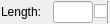
<?xml version="1.0" encoding="UTF-8"?>
<ui version="4.0">
 <class>QG_TrimAmountOptions</class>
 <widget class="QWidget" name="QG_TrimAmountOptions">
  <property name="geometry">
   <rect>
    <x>0</x>
    <y>0</y>
    <width>110</width>
    <height>24</height>
   </rect>
  </property>
  <property name="sizePolicy">
   <sizepolicy hsizetype="Maximum" vsizetype="Expanding">
    <horstretch>0</horstretch>
    <verstretch>0</verstretch>
   </sizepolicy>
  </property>
  <property name="minimumSize">
   <size>
    <width>110</width>
    <height>22</height>
   </size>
  </property>
  <property name="maximumSize">
   <size>
    <width>150</width>
    <height>24</height>
   </size>
  </property>
  <property name="windowTitle">
   <string>Trim Amount Options</string>
  </property>
  <property name="toolTip">
   <string>Distance. Negative values for trimming, positive values for extending.</string>
  </property>
  <layout class="QHBoxLayout">
   <property name="spacing">
    <number>1</number>
   </property>
   <property name="margin">
    <number>1</number>
   </property>
   <item>
    <widget class="QLabel" name="lDist">
     <property name="minimumSize">
      <size>
       <width>51</width>
       <height>0</height>
      </size>
     </property>
     <property name="text">
      <string>Length:</string>
     </property>
     <property name="wordWrap">
      <bool>false</bool>
     </property>
    </widget>
   </item>
   <item>
    <widget class="QLineEdit" name="leDist">
     <property name="sizePolicy">
      <sizepolicy hsizetype="MinimumExpanding" vsizetype="Fixed">
       <horstretch>40</horstretch>
       <verstretch>22</verstretch>
      </sizepolicy>
     </property>
     <property name="minimumSize">
      <size>
       <width>40</width>
       <height>22</height>
      </size>
     </property>
     <property name="maximumSize">
      <size>
       <width>40</width>
       <height>22</height>
      </size>
     </property>
     <property name="toolTip">
      <string>Distance. Negative values for trimming, positive values for extending. Negative sign is ignored when trimming to final total length.</string>
     </property>
    </widget>
   </item>
   <item>
    <widget class="QCheckBox" name="cbTotalLength">
     <property name="minimumSize">
      <size>
       <width>8</width>
       <height>0</height>
      </size>
     </property>
     <property name="maximumSize">
      <size>
       <width>16</width>
       <height>16777215</height>
      </size>
     </property>
     <property name="toolTip">
      <string>The input length is used as total length after trimming, instead of length increase</string>
     </property>
     <property name="text">
      <string/>
     </property>
    </widget>
   </item>
   <item>
    <widget class="Line" name="sep1">
     <property name="sizePolicy">
      <sizepolicy hsizetype="Fixed" vsizetype="Expanding">
       <horstretch>0</horstretch>
       <verstretch>0</verstretch>
      </sizepolicy>
     </property>
     <property name="minimumSize">
      <size>
       <width>2</width>
       <height>0</height>
      </size>
     </property>
     <property name="maximumSize">
      <size>
       <width>2</width>
       <height>16777215</height>
      </size>
     </property>
     <property name="frameShape">
      <enum>QFrame::VLine</enum>
     </property>
     <property name="frameShadow">
      <enum>QFrame::Sunken</enum>
     </property>
    </widget>
   </item>
  </layout>
 </widget>
 <layoutdefault spacing="6" margin="11"/>
 <resources/>
 <connections>
  <connection>
   <sender>leDist</sender>
   <signal>textChanged(QString)</signal>
   <receiver>QG_TrimAmountOptions</receiver>
   <slot>updateDist(QString)</slot>
   <hints>
    <hint type="sourcelabel">
     <x>20</x>
     <y>20</y>
    </hint>
    <hint type="destinationlabel">
     <x>20</x>
     <y>20</y>
    </hint>
   </hints>
  </connection>
 </connections>
</ui>
